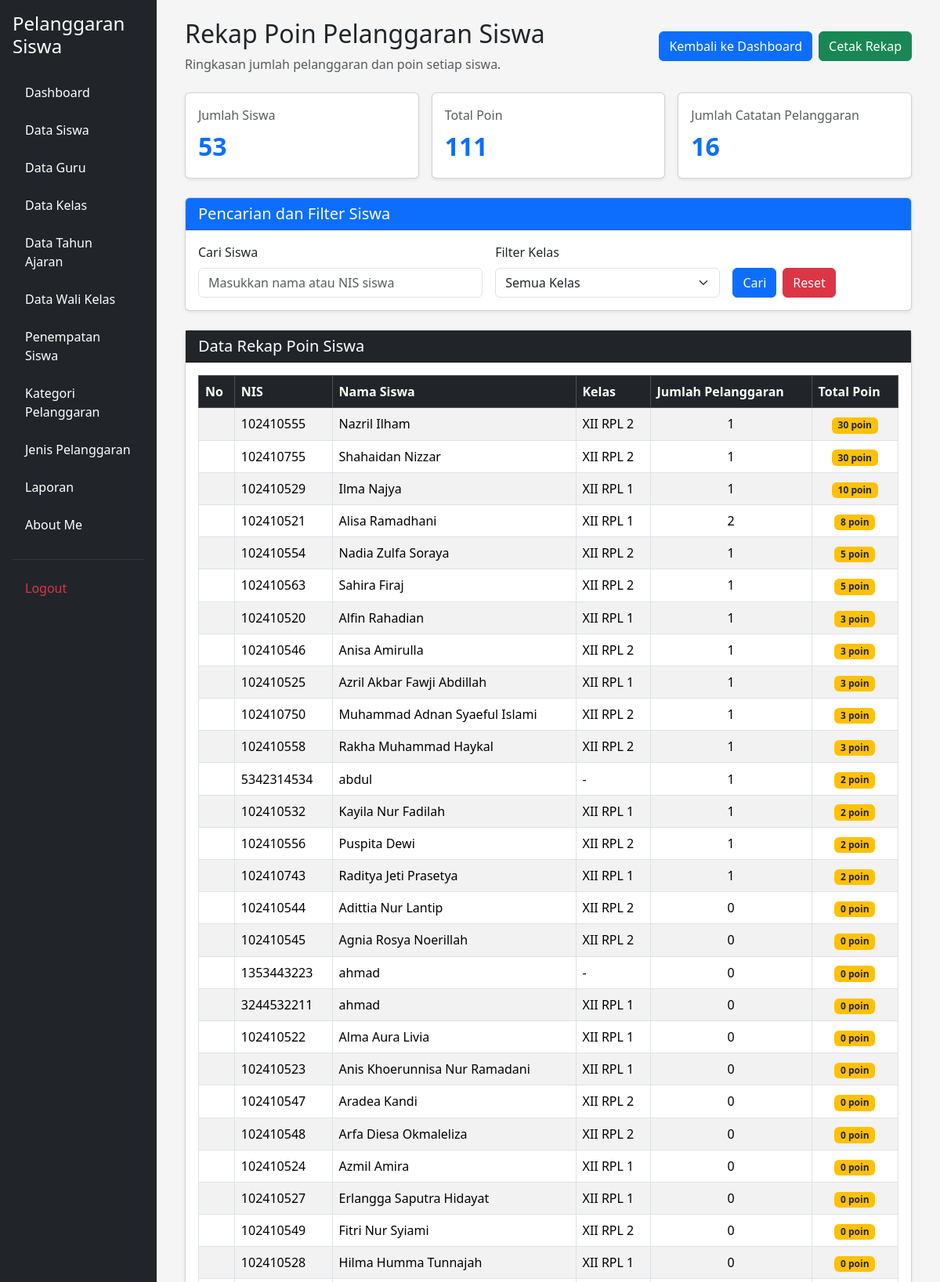
/rekap_poin.php (signed in, upper part), run on the app's committed database.
### tables this page shows
CREATE TABLE `t_siswa` (
  `id` int(11) NOT NULL,
  `nis` varchar(10) DEFAULT NULL,
  `nisn` varchar(10) NOT NULL,
  `nama` varchar(150) DEFAULT NULL,
  `jenis_kelamin` char(1) NOT NULL,
  `tanggal_lahir` date NOT NULL,
  `alamat` text NOT NULL,
  `status_aktif` tinyint(1) NOT NULL,
  `created_at` timestamp NOT NULL DEFAULT current_timestamp(),
  `updated_at` timestamp NOT NULL DEFAULT current_timestamp()
);

### rekap_poin.php (the view, shortened to what this page needs)
<?php
include 'config/koneksi.php';
$cari = isset($_GET['cari']) ? trim($_GET['cari']) : '';
$sql = "
    SELECT
        s.id AS siswa_id,
        s.nis,
        s.nama AS nama_siswa,
        COALESCE(k.nama, '-') AS nama_kelas,
        COALESCE(p.total_poin, 0) AS total_poin,
        COALESCE(p.jumlah_pelanggaran, 0) AS jumlah_pelanggaran
    FROM t_siswa s
    LEFT JOIN (
        SELECT
            siswa_id,
            SUM(poin) AS total_poin,
            COUNT(*) AS jumlah_pelanggaran
        FROM t_pelanggaran_siswa
        GROUP BY siswa_id
    ) p ON p.siswa_id = s.id
    LEFT JOIN (
        SELECT
            siswa_id,
            MAX(kelas_id) AS kelas_id
        FROM t_kelas_siswa
        WHERE status_aktif = 1
        GROUP BY siswa_id
    ) ks ON ks.siswa_id = s.id
    LEFT JOIN t_kelas k ON k.id = ks.kelas_id
    WHERE 1=1
";
$sql .= " ORDER BY total_poin DESC, s.nama ASC";
$query_rekap = mysqli_query($koneksi, $sql);
$data_rekap = [];
$total_poin_semua = 0;
$total_catatan = 0;
while ($data = mysqli_fetch_assoc($query_rekap)) {
    $data_rekap[] = $data;
    $total_poin_semua += (int) $data['total_poin'];
    $total_catatan += (int) $data['jumlah_pelanggaran'];
}
$jumlah_siswa = count($data_rekap);
?>
<!DOCTYPE html>
<html lang="id">
<head>
    <link href="https://cdn.jsdelivr.net/npm/bootstrap@5.3.8/dist/css/bootstrap.min.css"
          rel="stylesheet">
    <link href="https://cdn.datatables.net/2.3.4/css/dataTables.bootstrap5.min.css"
          rel="stylesheet">
</head>
<body>
<div class="container-fluid">
    <div class="row">
        <?php include 'layout/sidebar.php'; ?>
        <main class="col-md-9 col-lg-10 p-4">
            <div class="container-fluid">
                <div class="d-flex justify-content-between align-items-center flex-wrap gap-2 mb-4 judul-halaman">
                    <div>
                        <h2>Rekap Poin Pelanggaran Siswa</h2>
                        <p class="text-muted mb-0">
                            Ringkasan jumlah pelanggaran dan poin setiap siswa.
                        </p>
                    </div>
                    <div class="d-flex gap-2 no-print">
                        <a href="dashboard.php" class="btn btn-primary">
                            Kembali ke Dashboard
                        </a>
                        <button type="button"
                                onclick="window.print()"
                                class="btn btn-success">
                            Cetak Rekap
                        </button>
                    </div>
                </div>
                <div class="row g-3 mb-4 ringkasan">
                    <div class="col-md-4">
                        <div class="card shadow-sm h-100">
                            <div class="card-body">
                                <p class="text-muted mb-1">
                                    Jumlah Siswa
                                </p>
                                <div class="angka">
                                    <?= $jumlah_siswa; ?>
                                </div>
                            </div>
                        </div>
                    </div>
                    <div class="col-md-4">
                        <div class="card shadow-sm h-100">
                            <div class="card-body">
                                <p class="text-muted mb-1">
                                    Total Poin
                                </p>
                                <div class="angka">
                                    <?= $total_poin_semua; ?>
                                </div>
                            </div>
                        </div>
                    </div>
                    <div class="col-md-4">
                        <div class="card shadow-sm h-100">
                            <div class="card-body">
                                <p class="text-muted mb-1">
                                    Jumlah Catatan Pelanggaran
                                </p>
                                <div class="angka">
                                    <?= $total_catatan; ?>
                                </div>
                            </div>
                        </div>
                    </div>
                </div>
                <div class="card shadow-sm mb-4 no-print filter-siswa">
                    <div class="card-header bg-primary text-white">
                        <h5 class="mb-0">
                            Pencarian dan Filter Siswa
                        </h5>
                    </div>
                    <div class="card-body">
                        <form method="GET" action="rekap_poin.php">
                            <div class="row g-3">
                                <div class="col-md-5">
                                    <label for="cari" class="form-label">
                                        Cari Siswa
                                    </label>
                                    <input
                                        type="text"
                                        name="cari"
                                        id="cari"
                                        class="form-control"
                                        placeholder="Masukkan nama atau NIS siswa"
                                        value="<?= htmlspecialchars($cari); ?>">
                                </div>
                                <div class="col-md-4">
                                    <label for="kelas" class="form-label">
                                        Filter Kelas
                                    </label>
                                    <select name="kelas"
                                            id="kelas"
                                            class="form-select">
                                        <option value="">
                                            Semua Kelas
                                        </option>
                                    </select>
                                </div>
                                <div class="col-md-3 d-flex align-items-end gap-2">
                                    <button type="submit" class="btn btn-primary">
                                        Cari
                                    </button>
                                    <a href="rekap_poin.php" class="btn btn-danger">
                                        Reset
                                    </a>
                                </div>
                            </div>
                        </form>
                    </div>
                </div>
                <div class="card shadow-sm">
                    <div class="card-header bg-dark text-white header-tabel">
                        <h5 class="mb-0">
                            Data Rekap Poin Siswa
                        </h5>
                    </div>
                    <div class="card-body">
                        <div class="table-responsive">
                            <table id="tabelRekap"
                                   class="table table-striped table-bordered table-hover align-middle w-100">
                                <thead class="table-dark">
                                    <tr>
                                        <th>No</th>
                                        <th>NIS</th>
                                        <th>Nama Siswa</th>
                                        <th>Kelas</th>
                                        <th>Jumlah Pelanggaran</th>
                                        <th>Total Poin</th>
                                    </tr>
                                </thead>
                                <tbody>
                                    <?php foreach ($data_rekap as $data) { ?>
                                        <tr>
                                            <td></td>
                                            <td>
                                                <?= htmlspecialchars($data['nis'] ?? '-'); ?>
                                            </td>
                                            <td>
                                                <?= htmlspecialchars($data['nama_siswa'] ?? '-'); ?>
                                            </td>
                                            <td>
                                                <?= htmlspecialchars($data['nama_kelas'] ?? '-'); ?>
                                            </td>
                                            <td class="text-center">
                                                <?= (int) $data['jumlah_pelanggaran']; ?>
                                            </td>
                                            <td class="text-center">
                                                <span class="badge bg-warning text-dark">
                                                    <?= (int) $data['total_poin']; ?> poin
                                                </span>
                                            </td>
                                        </tr>
                                    <?php } ?>
                                </tbody>
                            </table>
                        </div>
                    </div>
                </div>
            </div>
        </main>
    </div>
</div>
</body>
</html>

### rekap_poin.php (style rules this page uses)
body { background-color: #f5f5f5; }
.angka { font-size: 2rem; font-weight: bold; color: #0d6efd; }

### data on the page
t_siswa: nis "102410555", nama "Nazril Ilham", nama_kelas "XII RPL 2", jumlah_pelanggaran "1", total_poin "30"
t_siswa: nis "102410755", nama "Shahaidan Nizzar", nama_kelas "XII RPL 2", jumlah_pelanggaran "1", total_poin "30"
t_siswa: nis "102410529", nama "Ilma Najya", nama_kelas "XII RPL 1", jumlah_pelanggaran "1", total_poin "10"
t_siswa: nis "102410521", nama "Alisa Ramadhani", nama_kelas "XII RPL 1", jumlah_pelanggaran "2", total_poin "8"
t_siswa: nis "102410554", nama "Nadia Zulfa Soraya", nama_kelas "XII RPL 2", jumlah_pelanggaran "1", total_poin "5"
t_siswa: nis "102410563", nama "Sahira Firaj", nama_kelas "XII RPL 2", jumlah_pelanggaran "1", total_poin "5"
t_siswa: nis "102410520", nama "Alfin Rahadian", nama_kelas "XII RPL 1", jumlah_pelanggaran "1", total_poin "3"
t_siswa: nis "102410546", nama "Anisa Amirulla", nama_kelas "XII RPL 2", jumlah_pelanggaran "1", total_poin "3"
t_siswa: nis "102410525", nama "Azril Akbar Fawji Abdillah", nama_kelas "XII RPL 1", jumlah_pelanggaran "1", total_poin "3"
t_siswa: nis "102410750", nama "Muhammad Adnan Syaeful Islami", nama_kelas "XII RPL 2", jumlah_pelanggaran "1", total_poin "3"
t_siswa: nis "102410558", nama "Rakha Muhammad Haykal", nama_kelas "XII RPL 2", jumlah_pelanggaran "1", total_poin "3"
t_siswa: nis "5342314534", nama "abdul", nama_kelas "-", jumlah_pelanggaran "1", total_poin "2"
t_siswa: nis "102410532", nama "Kayila Nur Fadilah", nama_kelas "XII RPL 1", jumlah_pelanggaran "1", total_poin "2"
t_siswa: nis "102410556", nama "Puspita Dewi", nama_kelas "XII RPL 2", jumlah_pelanggaran "1", total_poin "2"
t_siswa: nis "102410743", nama "Raditya Jeti Prasetya", nama_kelas "XII RPL 1", jumlah_pelanggaran "1", total_poin "2"
t_siswa: nis "102410544", nama "Adittia Nur Lantip", nama_kelas "XII RPL 2", jumlah_pelanggaran "0", total_poin "0"
t_siswa: nis "102410545", nama "Agnia Rosya Noerillah", nama_kelas "XII RPL 2", jumlah_pelanggaran "0", total_poin "0"
t_siswa: nis "1353443223", nama "ahmad", nama_kelas "-", jumlah_pelanggaran "0", total_poin "0"
t_siswa: nis "3244532211", nama "ahmad", nama_kelas "XII RPL 1", jumlah_pelanggaran "0", total_poin "0"
t_siswa: nis "102410522", nama "Alma Aura Livia", nama_kelas "XII RPL 1", jumlah_pelanggaran "0", total_poin "0"
t_siswa: nis "102410523", nama "Anis Khoerunnisa Nur Ramadani", nama_kelas "XII RPL 1", jumlah_pelanggaran "0", total_poin "0"
t_siswa: nis "102410547", nama "Aradea Kandi", nama_kelas "XII RPL 2", jumlah_pelanggaran "0", total_poin "0"
t_siswa: nis "102410548", nama "Arfa Diesa Okmaleliza", nama_kelas "XII RPL 2", jumlah_pelanggaran "0", total_poin "0"
t_siswa: nis "102410524", nama "Azmil Amira", nama_kelas "XII RPL 1", jumlah_pelanggaran "0", total_poin "0"
t_siswa: nis "102410527", nama "Erlangga Saputra Hidayat", nama_kelas "XII RPL 1", jumlah_pelanggaran "0", total_poin "0"
t_siswa: nis "102410549", nama "Fitri Nur Syiami", nama_kelas "XII RPL 2", jumlah_pelanggaran "0", total_poin "0"
t_siswa: nis "102410528", nama "Hilma Humma Tunnajah", nama_kelas "XII RPL 1", jumlah_pelanggaran "0", total_poin "0"

### other printed values
$jumlah_siswa "53"
$total_poin_semua "111"
$total_catatan "16"
